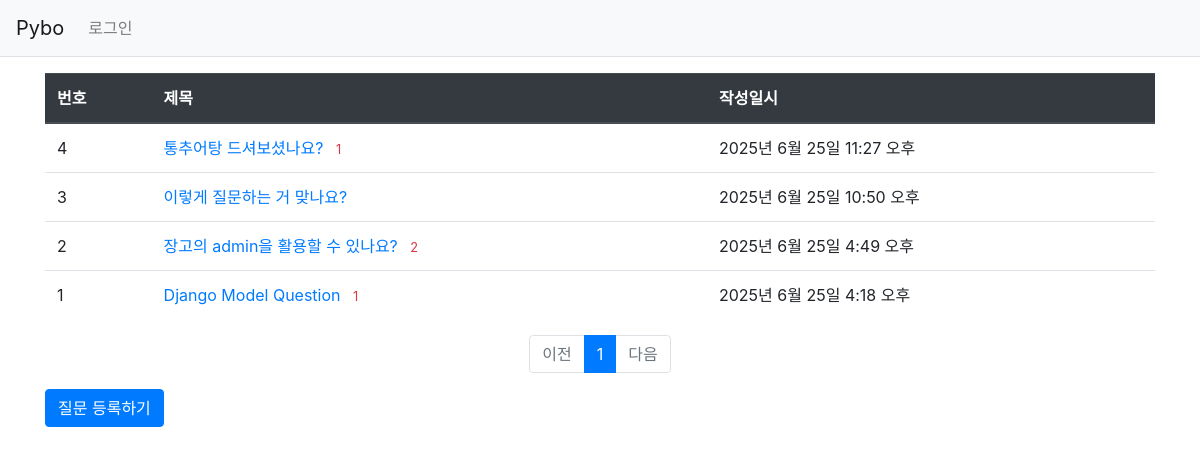
/pybo/, run on an earlier commit of the app's database.
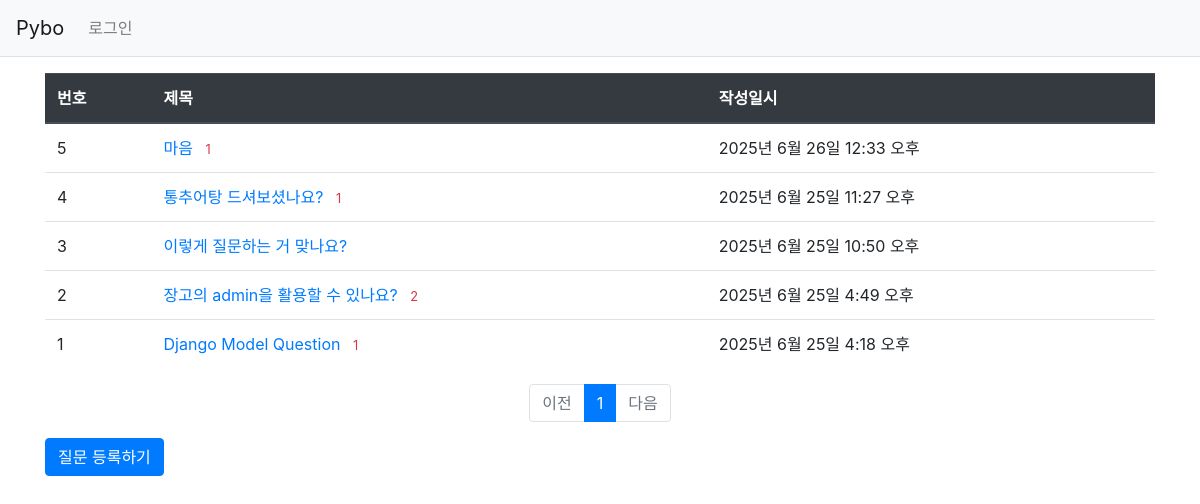
And on a later commit of the database.
### pybo/models.py (models this page shows, shortened)
class Question(models.Model):
    subject = models.CharField(max_length=200)
    content = models.TextField()
    create_date = models.DateTimeField()

### pybo/views.py (the view)
# urls.py: path('', views.index, name='index'), # / 페이지에 해당하는 urlpatterns
def index(request):
    page = request.GET.get('page', '1')
    question_list = Question.objects.order_by('-create_date') # -create_date는 -기호로 작성일시의 역순을 의미한다.
    paginator = Paginator(question_list, 10) # 페이지당 10개씩 보여달라
    page_obj = paginator.get_page(page)
    context = {'question_list': page_obj} # 조회한 Question 모델 데이터를 context 변수에 저장했다. render 함수가 템플릿을 HTML로 변환하는 과정에서 사용되는 데이터다.
    return render(request, 'pybo/question_list.html', context)

### pybo/templatetags/pybo_filter.py (called while the page is built)
@register.filter
def sub(value, arg):
    return value -arg

### templates/pybo/question_list.html
{% extends 'base.html' %}
{% load pybo_filter %}
{% block content %}
<div class="container my-3">
    <table class="table">
        <thead>
        <tr class="thead-dark">
            <th>번호</th>
            <th>제목</th>
            <th>작성일시</th>
        </tr>
        </thead>
        <tbody>
        {% if question_list %}
        {% for question in question_list %}
        <tr>
            <td>{{ question_list.paginator.count|sub:question_list.start_index|sub:forloop.counter0|add:1 }}</td>
            <td>
                <a href="{% url 'pybo:detail' question.id %}">
                    {{ question.subject }}
                </a>
                {% if question.answer_set.count > 0 %}
                <span class="text-danger small ml-2">
                    {{ question.answer_set.count }}
                </span>
                {% endif %}
            </td>
            <td>{{ question.create_date }}</td>
        </tr>
        {% endfor %}
        {% else %}
        <tr>
            <td colspan="3">질문이 없습니다.</td>
        </tr>
        {% endif %}
        </tbody>
    </table>
    <ul class="pagination justify-content-center">
        {% if question_list.has_previous %}
        <li class="page-item">
            <a href="?page={{ question_list.previous_page_number }}" class="page-link">
                이전
            </a>
        </li>
        {% else %}
        <li class="page-item disabled">
            <a href="#" class="page-link" tabindex="-1">이전</a>
        </li>
        {% endif %}
    {% for page_number in question_list.paginator.page_range %}
    {% if page_number >= question_list.number|add:-5 and page_number <= question_list.number|add:5 %}
        {% if page_number == question_list.number %}
        <li class="page-item active" aria-current="page">
            <a href="?page={{ page_number }}" class="page-link">
                {{ page_number }}
            </a>
        </li>
    {% else %}
        <li class="page-item">
            <a href="?page={{ page_number }}" class="page-link">
            {{ page_number }}
            </a>
        </li>
        {% endif %}
    {% endif %}
    {% endfor %}
    {% if question_list.has_next %}
        <li class="page-item">
            <a href="?page={{ question_list.next_page_number }}" class="page-link">
            다음
            </a>
        </li>
        {% else %}
        <li class="page-item disabled">
            <a href="#" class="page-link" tabindex="1" aria-disabled="true">
                다음
            </a>
        </li>
        {% endif %}
    </ul>
    <a href="{% url 'pybo:question_create' %}" class="btn btn-primary">
        질문 등록하기
    </a>
</div>
{% endblock %}

What changed in the data, as far as the page shows it:
added Question: paginator.count|sub "5", subject "마음", answer_set.count "1", create_date "2025년 6월 26일 12:33 오후"
